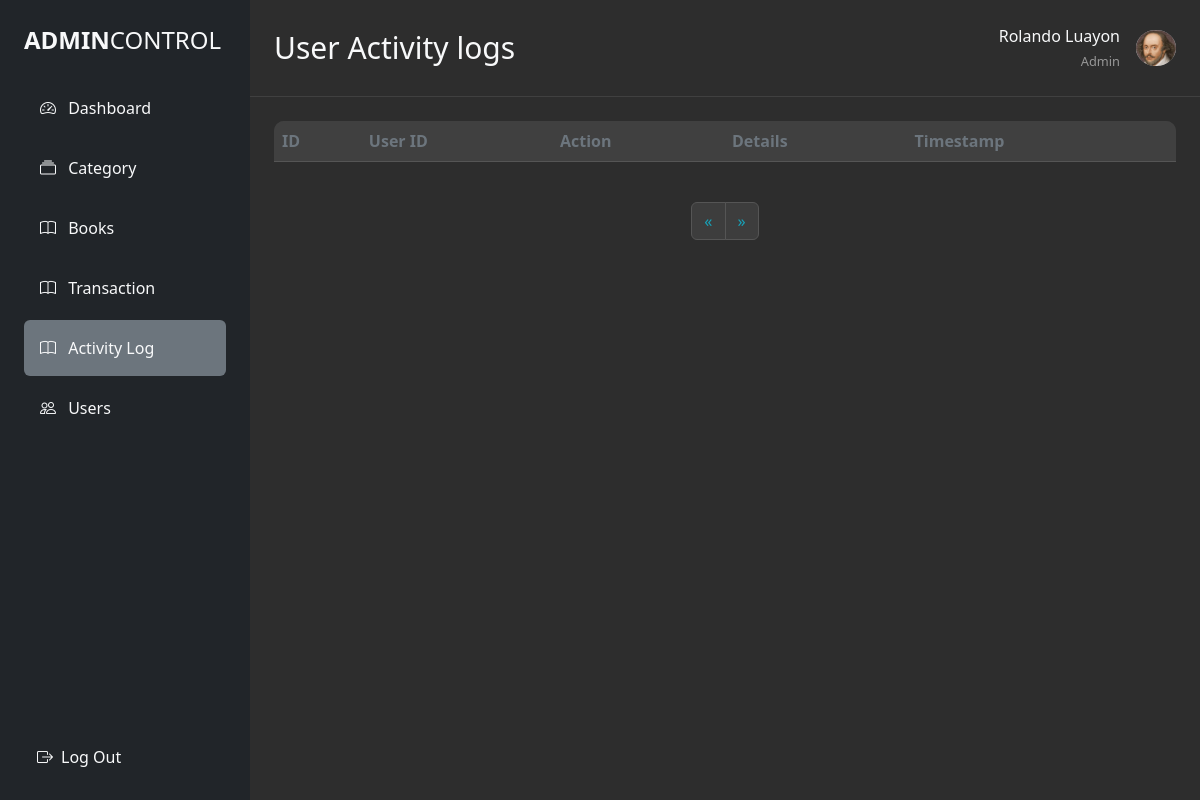
The page /admin/activity-log.php?page=2 (signed in) on the database as committed earlier.
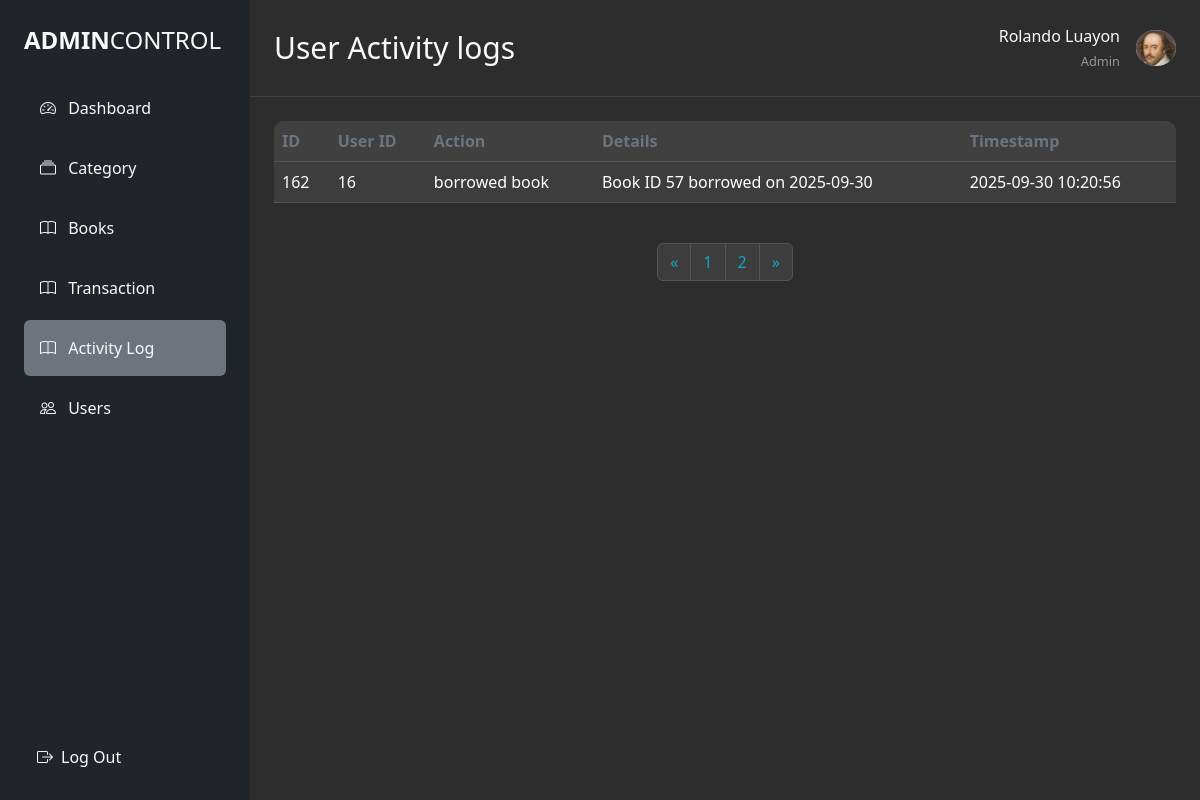
The same page on the database as committed later.
### tables this page shows
CREATE TABLE `activity_logs` (
  `id` int(11) NOT NULL,
  `user_id` int(11) DEFAULT NULL,
  `action` varchar(100) DEFAULT NULL,
  `timestamp` datetime DEFAULT current_timestamp(),
  `details` text DEFAULT NULL,
  `created_at` timestamp NOT NULL DEFAULT current_timestamp()
);

### admin/backend/BookController.php (called while the page is built, shortened)
<?php
class Database
{
    private $host = "localhost";
    private $db   = "it6_LMS";
    private $user = "root";
    private $pass = "";
    public function __construct()
    {
        try {
            $dsn = "mysql:host={$this->host};dbname={$this->db};charset=utf8";
            $this->pdo = new PDO($dsn, $this->user, $this->pass);
        } catch (PDOException $e) {
            die("Database Connection Failed: " . $e->getMessage());
        }
    }
}

### admin/backend/transactionControll.php (called while the page is built, shortened)
<?php
class Library
{
  private $conn;
  public function __construct($db)
  {
    $this->conn = $db;
  }
  public function countTransactions()
  {
    $stmt = $this->conn->query("SELECT COUNT(*) as total FROM transactions");
    return (int) $stmt->fetch(PDO::FETCH_ASSOC)['total'];
  }
  public function getActivityLogs($limit, $offset)
  {
    $stmt = $this->conn->prepare("SELECT * FROM activity_logs ORDER BY created_at DESC LIMIT :limit OFFSET :offset");
    $stmt->bindParam(':limit', $limit, PDO::PARAM_INT);
    $stmt->bindParam(':offset', $offset, PDO::PARAM_INT);
    $stmt->execute();
    return $stmt->fetchAll(PDO::FETCH_ASSOC);
  }
}

### admin/activity-log.php (the view, shortened to what the changed rows need)
<?php
require '../admin/backend/BookController.php';
require '../admin/backend/transactionControll.php';
$db = new Database();
$library = new Library($db->pdo);
$limit = 15;
$page = isset($_GET['page']) ? (int)$_GET['page'] : 1;
$offset = ($page - 1) * $limit;
$totalusers = $library->countTransactions();
$totalPages = ceil($totalusers / $limit);
?>
<!DOCTYPE html>
<html lang="en">
<head>
  <link rel="stylesheet" href="../admin/style.css" />
  <script src="https://cdn.tailwindcss.com"></script>
  <link href="https://cdn.jsdelivr.net/npm/bootstrap@5.3.8/dist/css/bootstrap.min.css" rel="stylesheet">
  <link href="https://cdn.jsdelivr.net/npm/bootstrap-icons@1.10.0/font/bootstrap-icons.css" rel="stylesheet">
</head>
<body>
  <div class="d-flex min-vh-100">
    <div class="main-content flex-grow-1">
      <div class="d-flex justify-content-between align-items-center p-4 header-border">
        <div class="d-flex align-items-center">
          <h2 class="text-light mb-0 text-3xl">User Activity logs</h2>
        </div>
      </div>
      <div class="table-responsive m-4" style="border-radius: 10px;">
        <table class="table table-dark table-hover align-middle">
          <thead>
            <tr>
              <th scope="col">ID</th>
              <th scope="col">User ID</th>
              <th scope="col">Action</th>
              <th scope="col">Details</th>
              <th scope="col">Timestamp</th>
            </tr>
          </thead>
          <tbody>
            <?php foreach ($library->getActivityLogs($limit, $offset) as $row): ?>
              <tr>
                <td><?= htmlspecialchars($row['id']) ?></td>
                <td><?= htmlspecialchars($row['user_id']) ?></td>
                <td><?= htmlspecialchars($row['action']) ?></td>
                <td><?= htmlspecialchars($row['details']) ?></td>
                <td><?= htmlspecialchars($row['created_at']) ?></td>
              </tr>
            <?php endforeach; ?>
          </tbody>
        </table>
      </div>
      <div class="d-flex justify-content-center mt-4">
        <nav aria-label="Book pagination">
          <ul class="pagination">
            <?php for ($i = 1; $i <= $totalPages; $i++): ?>
              <li class="page-item <?php if ($i == $page) echo 'active'; ?>">
                <a class="page-link" href="?page=<?php echo $i; ?>"><?php echo $i; ?></a>
              </li>
            <?php endfor; ?>
          </ul>
        </nav>
      </div>
    </div>
  </div>
</body>
</html>

Rows that differ between the two databases and show on the page:
added activity_logs: id "162", user "16", action "borrowed book", details "Book ID 57 borrowed on 2025-09-30", created_at "2025-09-30 10:20:56"
Other text that changed with them:
new list line: "1"
new list line: "2"
